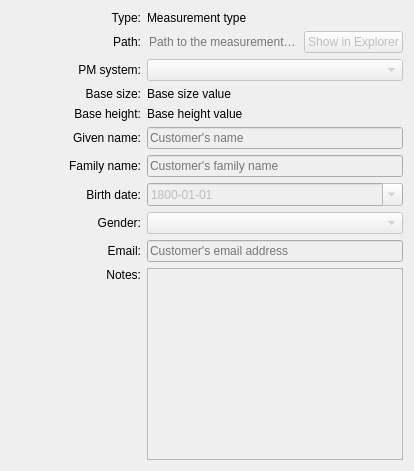
      <widget class="QWidget" name="tabInformation">
       <attribute name="icon">
        <iconset resource="share/resources/seamlymeicon.qrc">
         <normaloff>:/seamlymeicon/16x16/info.png</normaloff>:/seamlymeicon/16x16/info.png</iconset>
       </attribute>
       <attribute name="title">
        <string>Information</string>
       </attribute>
       <layout class="QFormLayout" name="formLayout_2">
        <item row="0" column="0">
         <widget class="QLabel" name="label_21">
          <property name="minimumSize">
           <size>
            <width>130</width>
            <height>0</height>
           </size>
          </property>
          <property name="text">
           <string>Type:</string>
          </property>
          <property name="alignment">
           <set>Qt::AlignRight|Qt::AlignTrailing|Qt::AlignVCenter</set>
          </property>
         </widget>
        </item>
        <item row="0" column="1">
         <widget class="QLabel" name="labelMType">
          <property name="text">
           <string>Measurement type</string>
          </property>
         </widget>
        </item>
        <item row="1" column="0">
         <widget class="QLabel" name="label_9">
          <property name="minimumSize">
           <size>
            <width>130</width>
            <height>0</height>
           </size>
          </property>
          <property name="text">
           <string>Path:</string>
          </property>
          <property name="alignment">
           <set>Qt::AlignRight|Qt::AlignTrailing|Qt::AlignVCenter</set>
          </property>
         </widget>
        </item>
        <item row="1" column="1">
         <layout class="QHBoxLayout" name="horizontalLayoutPath">
          <item>
           <widget class="QLineEdit" name="lineEditPathToFile">
            <property name="sizePolicy">
             <sizepolicy hsizetype="Expanding" vsizetype="Fixed">
              <horstretch>0</horstretch>
              <verstretch>0</verstretch>
             </sizepolicy>
            </property>
            <property name="autoFillBackground">
             <bool>false</bool>
            </property>
            <property name="styleSheet">
             <string notr="true">background: transparent;</string>
            </property>
            <property name="frame">
             <bool>false</bool>
            </property>
            <property name="readOnly">
             <bool>true</bool>
            </property>
            <property name="placeholderText">
             <string notr="true">Path to the measurement file</string>
            </property>
           </widget>
          </item>
          <item alignment="Qt::AlignRight">
           <widget class="QPushButton" name="pushButtonShowInExplorer">
            <property name="enabled">
             <bool>false</bool>
            </property>
            <property name="sizePolicy">
             <sizepolicy hsizetype="Minimum" vsizetype="Preferred">
              <horstretch>0</horstretch>
              <verstretch>0</verstretch>
             </sizepolicy>
            </property>
            <property name="text">
             <string>Show in Explorer</string>
            </property>
           </widget>
          </item>
         </layout>
        </item>
        <item row="2" column="0">
         <widget class="QLabel" name="labelPMSystem">
          <property name="minimumSize">
           <size>
            <width>130</width>
            <height>0</height>
           </size>
          </property>
          <property name="text">
           <string>PM system:</string>
          </property>
          <property name="alignment">
           <set>Qt::AlignRight|Qt::AlignTrailing|Qt::AlignVCenter</set>
          </property>
         </widget>
        </item>
        <item row="2" column="1">
         <widget class="QComboBox" name="comboBoxPMSystem">
          <property name="enabled">
           <bool>false</bool>
          </property>
          <property name="sizePolicy">
           <sizepolicy hsizetype="MinimumExpanding" vsizetype="Preferred">
            <horstretch>0</horstretch>
            <verstretch>0</verstretch>
           </sizepolicy>
          </property>
          <property name="minimumSize">
           <size>
            <width>0</width>
            <height>0</height>
           </size>
          </property>
         </widget>
        </item>
        <item row="3" column="0">
         <widget class="QLabel" name="labelBaseSize">
          <property name="minimumSize">
           <size>
            <width>130</width>
            <height>0</height>
           </size>
          </property>
          <property name="text">
           <string>Base size:</string>
          </property>
          <property name="alignment">
           <set>Qt::AlignRight|Qt::AlignTrailing|Qt::AlignVCenter</set>
          </property>
         </widget>
        </item>
        <item row="3" column="1">
         <widget class="QLabel" name="labelBaseSizeValue">
          <property name="text">
           <string>Base size value</string>
          </property>
         </widget>
        </item>
        <item row="4" column="0">
         <widget class="QLabel" name="labelBaseHeight">
          <property name="minimumSize">
           <size>
            <width>130</width>
            <height>0</height>
           </size>
          </property>
          <property name="text">
           <string>Base height:</string>
          </property>
          <property name="alignment">
           <set>Qt::AlignRight|Qt::AlignTrailing|Qt::AlignVCenter</set>
          </property>
         </widget>
        </item>
        <item row="4" column="1">
         <widget class="QLabel" name="labelBaseHeightValue">
          <property name="text">
           <string>Base height value</string>
          </property>
         </widget>
        </item>
        <item row="5" column="0">
         <widget class="QLabel" name="labelGivenName">
          <property name="minimumSize">
           <size>
            <width>130</width>
            <height>0</height>
           </size>
          </property>
          <property name="text">
           <string>Given name:</string>
          </property>
          <property name="alignment">
           <set>Qt::AlignRight|Qt::AlignTrailing|Qt::AlignVCenter</set>
          </property>
         </widget>
        </item>
        <item row="5" column="1">
         <widget class="QLineEdit" name="lineEditGivenName">
          <property name="enabled">
           <bool>false</bool>
          </property>
          <property name="sizePolicy">
           <sizepolicy hsizetype="Expanding" vsizetype="Preferred">
            <horstretch>0</horstretch>
            <verstretch>0</verstretch>
           </sizepolicy>
          </property>
          <property name="placeholderText">
           <string>Customer's name</string>
          </property>
         </widget>
        </item>
        <item row="6" column="0">
         <widget class="QLabel" name="labelFamilyName">
          <property name="minimumSize">
           <size>
            <width>130</width>
            <height>0</height>
           </size>
          </property>
          <property name="text">
           <string>Family name:</string>
          </property>
          <property name="alignment">
           <set>Qt::AlignRight|Qt::AlignTrailing|Qt::AlignVCenter</set>
          </property>
         </widget>
        </item>
        <item row="6" column="1">
         <widget class="QLineEdit" name="lineEditFamilyName">
          <property name="enabled">
           <bool>false</bool>
          </property>
          <property name="sizePolicy">
           <sizepolicy hsizetype="Expanding" vsizetype="Preferred">
            <horstretch>0</horstretch>
            <verstretch>0</verstretch>
           </sizepolicy>
          </property>
          <property name="placeholderText">
           <string>Customer's family name</string>
          </property>
         </widget>
        </item>
        <item row="7" column="0">
         <widget class="QLabel" name="labelBirthDate">
          <property name="minimumSize">
           <size>
            <width>130</width>
            <height>0</height>
           </size>
          </property>
          <property name="text">
           <string>Birth date:</string>
          </property>
          <property name="alignment">
           <set>Qt::AlignRight|Qt::AlignTrailing|Qt::AlignVCenter</set>
          </property>
         </widget>
        </item>
        <item row="7" column="1">
         <widget class="QDateEdit" name="dateEditBirthDate">
          <property name="enabled">
           <bool>false</bool>
          </property>
          <property name="sizePolicy">
           <sizepolicy hsizetype="MinimumExpanding" vsizetype="Preferred">
            <horstretch>0</horstretch>
            <verstretch>0</verstretch>
           </sizepolicy>
          </property>
          <property name="minimumSize">
           <size>
            <width>124</width>
            <height>0</height>
           </size>
          </property>
          <property name="displayFormat">
           <string notr="true">yyyy-MM-dd</string>
          </property>
          <property name="calendarPopup">
           <bool>true</bool>
          </property>
          <property name="currentSectionIndex">
           <number>0</number>
          </property>
          <property name="date">
           <date>
            <year>1800</year>
            <month>1</month>
            <day>1</day>
           </date>
          </property>
         </widget>
        </item>
        <item row="8" column="0">
         <widget class="QLabel" name="labelGender">
          <property name="minimumSize">
           <size>
            <width>130</width>
            <height>0</height>
           </size>
          </property>
          <property name="text">
           <string>Gender:</string>
          </property>
          <property name="alignment">
           <set>Qt::AlignRight|Qt::AlignTrailing|Qt::AlignVCenter</set>
          </property>
         </widget>
        </item>
        <item row="8" column="1">
         <widget class="QComboBox" name="comboBoxGender">
          <property name="enabled">
           <bool>false</bool>
          </property>
          <property name="sizePolicy">
           <sizepolicy hsizetype="MinimumExpanding" vsizetype="Preferred">
            <horstretch>0</horstretch>
            <verstretch>0</verstretch>
           </sizepolicy>
          </property>
          <property name="minimumSize">
           <size>
            <width>0</width>
            <height>0</height>
           </size>
          </property>
         </widget>
        </item>
        <item row="9" column="0">
         <widget class="QLabel" name="labelEmail">
          <property name="minimumSize">
           <size>
            <width>130</width>
            <height>0</height>
           </size>
          </property>
          <property name="text">
           <string>Email:</string>
          </property>
          <property name="alignment">
           <set>Qt::AlignRight|Qt::AlignTrailing|Qt::AlignVCenter</set>
          </property>
         </widget>
        </item>
        <item row="9" column="1">
         <widget class="QLineEdit" name="lineEditEmail">
          <property name="enabled">
           <bool>false</bool>
          </property>
          <property name="sizePolicy">
           <sizepolicy hsizetype="Expanding" vsizetype="Preferred">
            <horstretch>0</horstretch>
            <verstretch>0</verstretch>
           </sizepolicy>
          </property>
          <property name="placeholderText">
           <string>Customer's email address</string>
          </property>
         </widget>
        </item>
        <item row="10" column="0">
         <widget class="QLabel" name="labelNotes">
          <property name="minimumSize">
           <size>
            <width>130</width>
            <height>0</height>
           </size>
          </property>
          <property name="text">
           <string>Notes:</string>
          </property>
          <property name="alignment">
           <set>Qt::AlignRight|Qt::AlignTop|Qt::AlignTrailing</set>
          </property>
         </widget>
        </item>
        <item row="10" column="1">
         <widget class="QPlainTextEdit" name="plainTextEditNotes">
          <property name="enabled">
           <bool>false</bool>
          </property>
          <property name="sizePolicy">
           <sizepolicy hsizetype="Expanding" vsizetype="Expanding">
            <horstretch>0</horstretch>
            <verstretch>1</verstretch>
           </sizepolicy>
          </property>
         </widget>
        </item>
       </layout>
      </widget>
